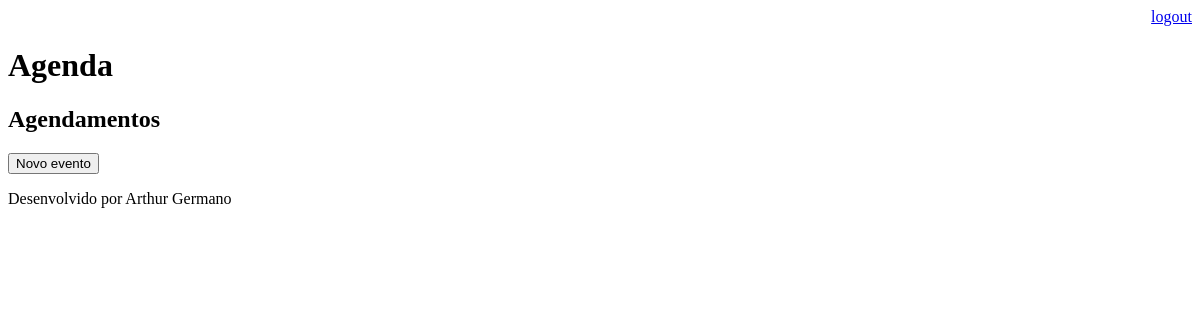
/agenda/ (signed in), run on an earlier commit of the app's database.
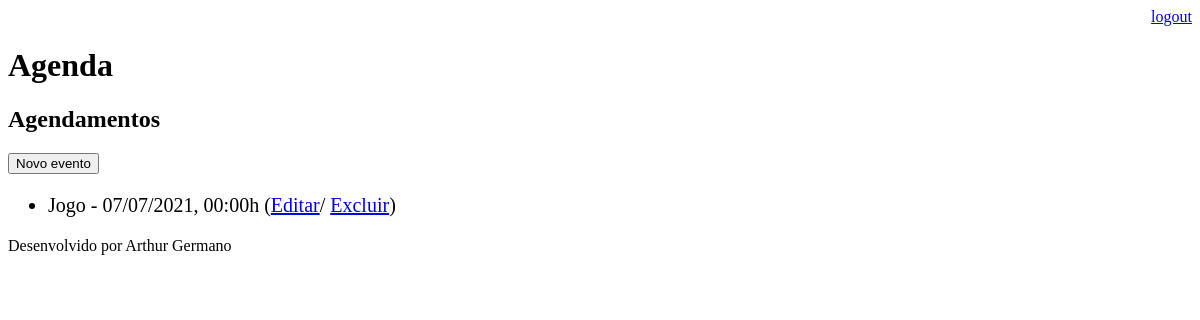
And on a later commit of the database.
### core/models.py (models this page shows, shortened)
class Evento(models.Model):
    titulo = models.CharField(max_length=100)
    local = models.CharField(max_length=100)
    descricao = models.TextField(blank=True, null = True)
    data_evento = models.DateTimeField(verbose_name='Data do evento')
    data_criacao = models.DateTimeField(verbose_name='Data da criação do evento',
    auto_now=True)
    usuario = models.ForeignKey(User, on_delete=models.CASCADE)
    class Meta:
        db_table = 'evento'
    def get_data_evento(self):
        return self.data_evento.strftime('%d/%m/%Y, %H:%Mh')

### core/views.py (the view)
# urls.py: path('agenda/', views.lista_eventos),
@login_required(login_url='/login/')
def lista_eventos(request):
    usuario = request.user
    data_atual = datetime.now()-timedelta(hours=1)
    evento = Evento.objects.filter(usuario=usuario, data_evento__gt=data_atual)
    dados = {'eventos': evento} # dando nome a variável para o html
    return render(request, 'agenda.html', dados)

### templates/agenda.html
{% extends 'model-page.html' %}
{% block content %}
        <h2>Agendamentos</h2>
        <a href="evento/">
            <button type="button">Novo evento</button>
        </a>
        {% for evento in eventos %}
            <ul style="font-size: 20px">
                <li>
                     {{ evento.titulo }} - {{ evento.get_data_evento }}
                     (<a href="evento/?id={{ evento.id }}">Editar</a>/
                     <a href="evento/delete/{{ evento.id }}">Excluir</a>)
                </li>
            </ul>
        {% endfor %}
{% endblock %}

What changed in the data, as far as the page shows it:
added Evento: titulo "Jogo", get_data_evento "07/07/2021, 00:00h"
